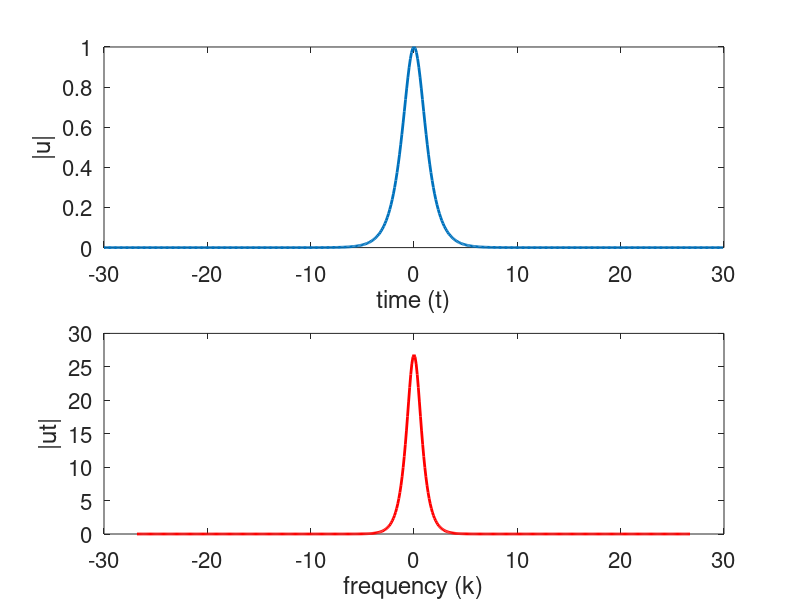
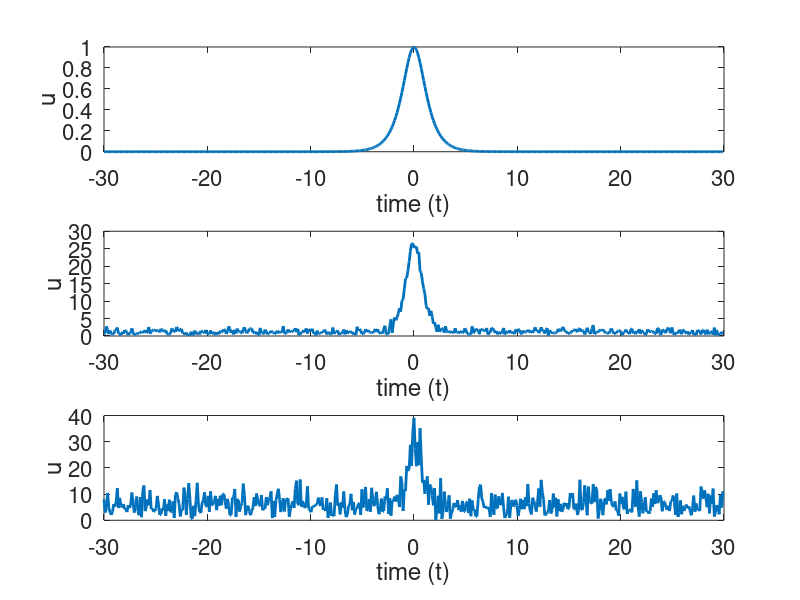
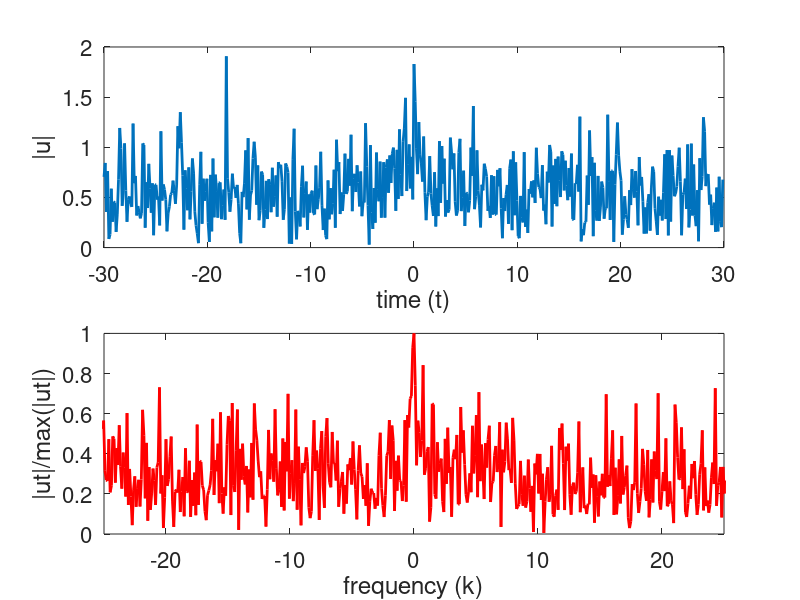
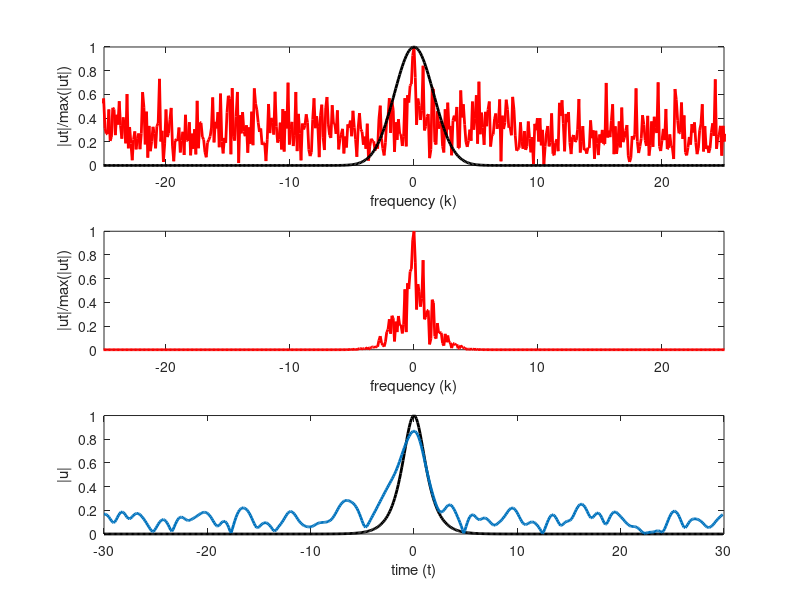

MATLAB code to generate these figures, in order:
%% Lecture 2 Code

% Clean workspace
clear all; close all; clc


%% Fourier transform of sech(t)

L = 30;	% time slot to transform
n = 512;	% number of Fourier modes 2^9
t2 = linspace(-L,L,n+1);	% time discretization 
t = t2(1:n);		% only use the first n points (periodicity)
k = (2*pi/(2*L))*[0:(n/2-1) -n/2:-1]; 	%frequency components
u = sech(t);	%ideal signal in the time domain

% Plot the time domain
figure(1)
subplot(2,1,1)
plot(t,u, 'Linewidth', 2)
set(gca, 'Fontsize', 16)
xlabel('time (t)')
ylabel('|u|')

% Plot the frequency domain
ut = fft(u);
subplot(2,1,2)
plot(fftshift(k), fftshift(abs(ut)), 'r', 'Linewidth', 2)
set(gca, 'Fontsize', 16)
xlabel('frequency (k)')
ylabel('|ut|')

%% Adding noise

% Plot ideal signal
figure(2)
subplot(3,1,1)
plot(t,u,'Linewidth',2)
xlabel('time (t)')
ylabel('u')
set(gca,'Fontsize',16)

% Plot noisy signal (noise amplitude = 1)
noise = 1;
% Add white noise to the signal in frequency domain
utn = ut + noise*(normrnd(0,1,1,n) + 1i*normrnd(0,1,1,n));
un = ifftshift(utn); % Noisy signal in time domain
subplot(3,1,2)
plot(t,abs(un),'Linewidth',2)
xlabel('time (t)')
ylabel('u')
set(gca,'Fontsize',16)

% Plot noisy signal (noise amplitude = 5)
noise = 5;
% Add white noise to the signal in frequency domain
utn = ut + noise*(normrnd(0,1,1,n) + 1i*normrnd(0,1,1,n));
un = ifftshift(utn); % Noisy signal in time domain
subplot(3,1,3)
plot(t,abs(un),'Linewidth',2)
xlabel('time (t)')
ylabel('u')
set(gca,'Fontsize',16)

%% Even noisier signal

noise = 10;
utn = ut + noise*(normrnd(0,1,1,n) + 1i*normrnd(0,1,1,n));
un = ifft(utn);

% Plot the noisy signal 
figure(3)
subplot(2,1,1)
plot(t,abs(un),'Linewidth',2)
axis([-30 30 0 2])
xlabel('time (t)')
ylabel('|u|')
set(gca,'Fontsize',16)

% Plot the Fourier transform
subplot(2,1,2)
plot(fftshift(k), abs(fftshift(utn))/max(abs(fftshift(utn))),'r','Linewidth',2)
axis([-25 25 0 1])
xlabel('frequency (k)')
ylabel('|ut|/max(|ut|)')
set(gca,'Fontsize',16)

%% Frequency filtering with a Gaussian

tau = 0.2;
k0 = 0;
filter = exp(-tau*(k - k0).^2); % Define the filter
unft = filter.*utn; % Apply the filter to the signal in frequency space
unf = ifft(unft);

% Plot the unfiltered signal in the frequency domain and the Gaussian filter
figure(4)
subplot(3,1,1)
plot(fftshift(k),abs(fftshift(utn))/max(abs(fftshift(utn))),'r','Linewidth',2)
hold on
plot(fftshift(k),fftshift(filter),'k','Linewidth',2)
axis([-25 25 0 1])
xlabel('frequency (k)')
ylabel('|ut|/max(|ut|)')

% Plot the filtered signal in the frequency domain
subplot(3,1,2)
plot(fftshift(k),abs(fftshift(unft))/max(abs(fftshift(unft))),'r','Linewidth',2)
axis([-25 25 0 1])
xlabel('frequency (k)')
ylabel('|ut|/max(|ut|)')

% Plot the filtered signal in the time domain and the ideal signal
subplot(3,1,3)
plot(t,u,'k','Linewidth',2)
hold on
plot(t,abs(unf),'Linewidth',2)
xlabel('time (t)')
ylabel('|u|')

%% No signal to filter

utn = noise*(normrnd(0,1,1,n) + 1i*normrnd(0,1,1,n));
tau = 0.2;
k0 = 0;
filter = exp(-tau*(k - k0).^2); % Define the filter
unft = filter.*utn; % Apply the filter to the signal in frequency space
unf = ifft(unft);

% Plot the unfiltered signal in the frequency domain and the Gaussian
% filter
figure(5)
subplot(3,1,1)
plot(fftshift(k),abs(fftshift(utn))/max(abs(fftshift(utn))),'r','Linewidth',2)
hold on
plot(fftshift(k),fftshift(filter),'k','Linewidth',2)
axis([-25 25 0 1])
xlabel('frequency (k)')
ylabel('|ut|/max(|ut|)')

% Plot the filtered signal in the frequency domain
subplot(3,1,2)
plot(fftshift(k),abs(fftshift(unft))/max(abs(fftshift(unft))),'r','Linewidth',2)
axis([-25 25 0 1])
xlabel('frequency (k)')
ylabel('|ut|/max(|ut|)')

% Plot the filtered signal in the time domain and the ideal signal
subplot(3,1,3)
plot(t,u,'k','Linewidth',2)
hold on
plot(t,abs(unf),'Linewidth',2)
xlabel('time (t)')
ylabel('|u|')

%% Frequency filtering around the wrong frequency

tau = 0.2;
k0 = 15;
utn = ut + noise*(normrnd(0,1,1,n) + 1i*normrnd(0,1,1,n));
filter = exp(-tau*(k - k0).^2); % Define the filter
unft = filter.*utn; % Apply the filter to the signal in frequency space
unf = ifft(unft);

% Plot the unfiltered signal in the frequency domain and the Gaussian
% filter
figure(6)
subplot(3,1,1)
plot(fftshift(k),abs(fftshift(utn))/max(abs(fftshift(utn))),'r','Linewidth',2)
hold on
plot(fftshift(k),fftshift(filter),'k','Linewidth',2)
axis([-25 25 0 1])
xlabel('frequency (k)')
ylabel('|ut|/max(|ut|)')

% Plot the filtered signal in the frequency domain
subplot(3,1,2)
plot(fftshift(k),abs(fftshift(unft))/max(abs(fftshift(unft))),'r','Linewidth',2)
axis([-25 25 0 1])
xlabel('frequency (k)')
ylabel('|ut|/max(|ut|)')

% Plot the filtered signal in the time domain and the ideal signal
subplot(3,1,3)
plot(t,u,'k','Linewidth',2)
hold on
plot(t,abs(unf),'Linewidth',2)
xlabel('time (t)')
ylabel('|u|')